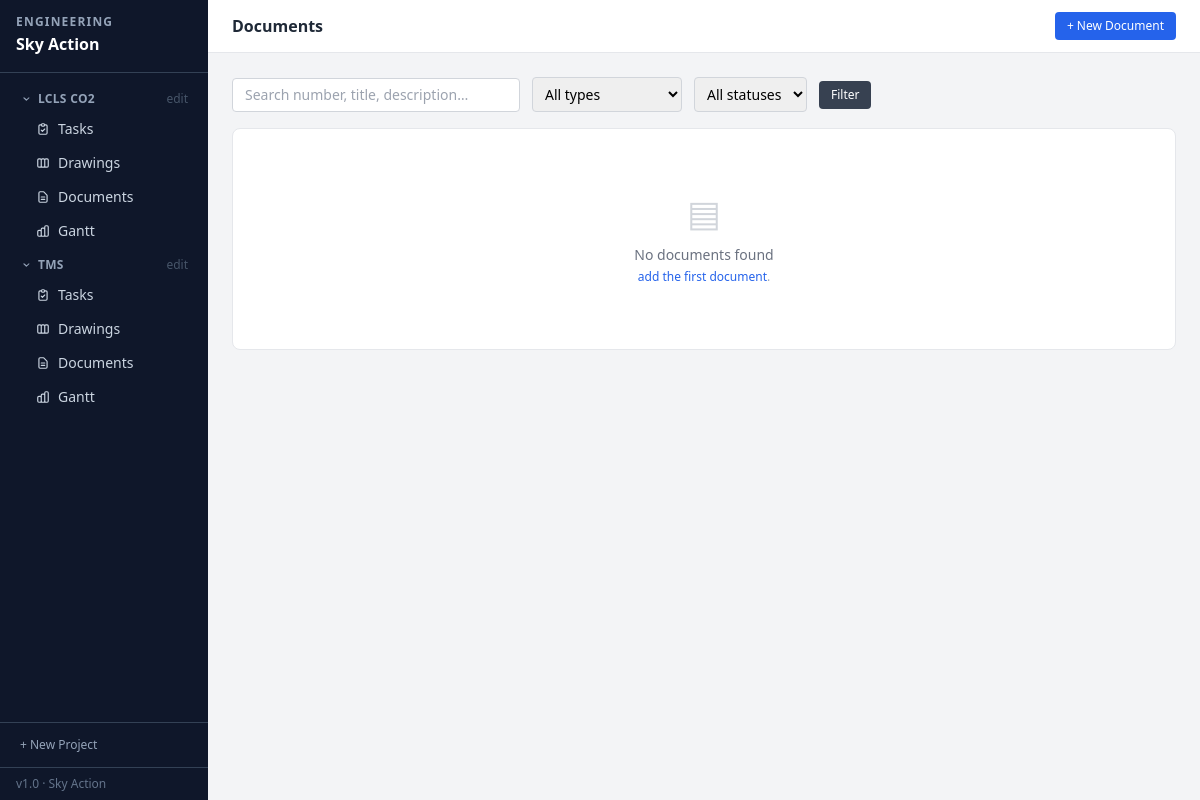
Page /documents on the earlier database version.
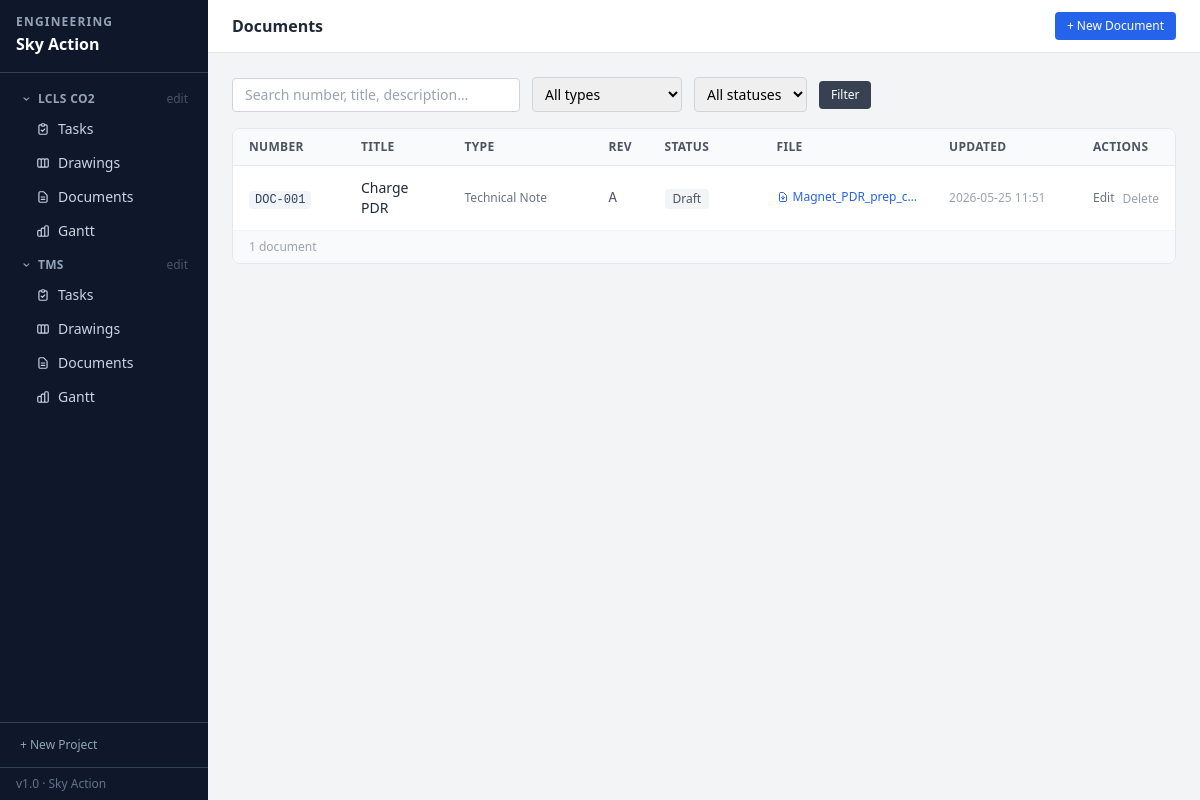
Same page on the later database version.
### tables this page shows
CREATE TABLE projects (
    id          INTEGER PRIMARY KEY AUTOINCREMENT,
    name        TEXT NOT NULL,
    description TEXT DEFAULT '',
    status      TEXT NOT NULL DEFAULT 'Active',
    created_at  TEXT NOT NULL DEFAULT (datetime('now','localtime')),
    updated_at  TEXT NOT NULL DEFAULT (datetime('now','localtime'))
);

CREATE TABLE documents (
    id          INTEGER PRIMARY KEY AUTOINCREMENT,
    number      TEXT UNIQUE NOT NULL,
    title       TEXT NOT NULL,
    doc_type    TEXT NOT NULL DEFAULT 'Technical Note',
    revision    TEXT NOT NULL DEFAULT 'A',
    status      TEXT NOT NULL DEFAULT 'Draft',
    description TEXT DEFAULT '',
    filename    TEXT,
    orig_name   TEXT,
    created_at  TEXT NOT NULL DEFAULT (datetime('now','localtime')),
    updated_at  TEXT NOT NULL DEFAULT (datetime('now','localtime'))
, project_id INTEGER REFERENCES projects(id) ON DELETE SET NULL);

### app.py (the view)
@app.route('/documents')
def documents():
    db = get_db()
    q       = request.args.get('q', '').strip()
    sf      = request.args.get('status', '')
    tf      = request.args.get('type', '')
    pj_name = request.args.get('project_name', '')
    sql = "SELECT * FROM documents"
    params, where = [], []
    if pj_name:
        pj_row = db.execute("SELECT id FROM projects WHERE name=?", (pj_name,)).fetchone()
        if pj_row:
            where.append("project_id=?"); params.append(pj_row[0])
    if q:
        where.append("(number LIKE ? OR title LIKE ? OR description LIKE ?)")
        params += [f'%{q}%'] * 3
    if sf:
        where.append("status=?"); params.append(sf)
    if tf:
        where.append("doc_type=?"); params.append(tf)
    if where:
        sql += " WHERE " + " AND ".join(where)
    sql += " ORDER BY number"
    rows = db.execute(sql, params).fetchall()
    return render_template('documents.html', documents=rows, q=q,
                           status_filter=sf, type_filter=tf, project_filter=pj_name)

### app.py (called while the page is built)
def get_db():
    if 'db' not in g:
        g.db = sqlite3.connect(str(DB_PATH))
        g.db.row_factory = sqlite3.Row
        g.db.execute("PRAGMA foreign_keys = ON")
    return g.db

@app.context_processor
def inject_globals():
    from datetime import date
    projects = get_db().execute("SELECT * FROM projects ORDER BY name").fetchall()
    return {'now': date.today().isoformat(), 'all_projects': projects}

@app.template_filter('status_badge')
def status_badge(s):
    cls = STATUS_COLORS.get(s, 'bg-gray-100 text-gray-600')
    return Markup(f'<span class="inline-flex items-center text-xs font-medium px-2 py-0.5 rounded {cls}">{s}</span>')

### templates/documents.html (shortened to what this page needs)
{% extends "base.html" %}
{% block header %}Documents{% endblock %}
{% block header_actions %}
  <a href="{{ url_for('document_new', project_name=project_filter) }}"
     class="bg-blue-600 hover:bg-blue-700 text-white text-xs font-medium px-3 py-1.5 rounded transition-colors">
    + New Document
  </a>
{% endblock %}
{% block content %}
<form method="get" class="flex items-center gap-3 mb-4 flex-wrap">
  <input type="text" name="q" value="{{ q }}" placeholder="Search number, title, description…"
         class="border border-gray-300 rounded px-3 py-1.5 text-sm w-72 focus:outline-none focus:ring-2 focus:ring-blue-400">
  <select name="type" class="border border-gray-300 rounded px-2 py-1.5 text-sm focus:outline-none focus:ring-2 focus:ring-blue-400">
    <option value="">All types</option>
  </select>
  <select name="status" class="border border-gray-300 rounded px-2 py-1.5 text-sm focus:outline-none focus:ring-2 focus:ring-blue-400">
    <option value="">All statuses</option>
  </select>
  <button type="submit" class="bg-gray-700 hover:bg-gray-800 text-white text-xs font-medium px-3 py-1.5 rounded transition-colors">
    Filter
  </button>
</form>
<div class="bg-white rounded-lg border border-gray-200 overflow-hidden">
  {% if documents %}
  <table class="w-full text-sm">
    <thead>
      <tr class="bg-gray-50 border-b border-gray-200 text-left">
        <th class="px-4 py-2.5 font-semibold text-gray-600 text-xs uppercase tracking-wide w-28">Number</th>
        <th class="px-4 py-2.5 font-semibold text-gray-600 text-xs uppercase tracking-wide">Title</th>
        <th class="px-4 py-2.5 font-semibold text-gray-600 text-xs uppercase tracking-wide w-36">Type</th>
        <th class="px-4 py-2.5 font-semibold text-gray-600 text-xs uppercase tracking-wide w-14">Rev</th>
        <th class="px-4 py-2.5 font-semibold text-gray-600 text-xs uppercase tracking-wide w-28">Status</th>
        <th class="px-4 py-2.5 font-semibold text-gray-600 text-xs uppercase tracking-wide w-24">File</th>
        <th class="px-4 py-2.5 font-semibold text-gray-600 text-xs uppercase tracking-wide w-36">Updated</th>
        <th class="px-4 py-2.5 font-semibold text-gray-600 text-xs uppercase tracking-wide w-24">Actions</th>
      </tr>
    </thead>
    <tbody class="divide-y divide-gray-100">
      {% for d in documents %}
      <tr class="hover:bg-gray-50 transition-colors">
        <td class="px-4 py-3">
          <span class="font-mono text-xs bg-slate-100 text-slate-700 px-1.5 py-0.5 rounded">{{ d.number }}</span>
        </td>
        <td class="px-4 py-3">
          <a href="{{ url_for('document_edit', id=d.id) }}"
             class="font-medium text-gray-800 hover:text-blue-600">{{ d.title }}</a>
        </td>
        <td class="px-4 py-3 text-xs text-gray-500">{{ d.doc_type }}</td>
        <td class="px-4 py-3 font-mono text-gray-600">{{ d.revision }}</td>
        <td class="px-4 py-3">{{ d.status | status_badge }}</td>
        <td class="px-4 py-3">
          {% if d.filename %}
            <a href="{{ url_for('document_file', id=d.id) }}"
               class="text-xs text-blue-600 hover:underline inline-flex items-center gap-1">
              <svg class="w-3 h-3" fill="none" stroke="currentColor" viewBox="0 0 24 24">
                <path stroke-linecap="round" stroke-linejoin="round" stroke-width="2"
                      d="M12 10v6m0 0l-3-3m3 3l3-3m2 8H7a2 2 0 01-2-2V5a2 2 0 012-2h5.586a1 1 0 01.707.293l5.414 5.414a1 1 0 01.293.707V19a2 2 0 01-2 2z"/>
              </svg>
              {{ d.orig_name | truncate(18, True, '…') }}
            </a>
          {% else %}
            <span class="text-xs text-gray-300">—</span>
          {% endif %}
        </td>
        <td class="px-4 py-3 text-xs text-gray-400">{{ d.updated_at[:16] }}</td>
        <td class="px-4 py-3">
          <div class="flex items-center gap-2">
            <a href="{{ url_for('document_edit', id=d.id) }}"
               class="text-xs text-gray-500 hover:text-blue-600 font-medium">Edit</a>
            <form action="{{ url_for('document_delete', id=d.id) }}" method="post"
                  onsubmit="return confirm('Delete document {{ d.number }}?')">
              <button type="submit" class="text-xs text-gray-400 hover:text-red-600 font-medium">Delete</button>
            </form>
          </div>
        </td>
      </tr>
      {% endfor %}
    </tbody>
  </table>
  <div class="px-4 py-2 border-t border-gray-100 bg-gray-50 text-xs text-gray-400">
    {{ documents | length }} document{% if documents | length != 1 %}s{% endif %}
  </div>
  {% else %}
  <div class="py-16 text-center">
    <div class="text-gray-300 text-4xl mb-3">▤</div>
    <div class="text-gray-500 font-medium">No documents found</div>
    <div class="text-gray-400 text-xs mt-1">
      <a href="{{ url_for('document_new') }}" class="text-blue-600 hover:underline">add the first document</a>.
    </div>
  </div>
  {% endif %}
</div>
{% endblock %}

### templates/base.html (shortened to what this page needs)
<!DOCTYPE html>
<html lang="en">
<head>
  <script src="https://cdn.tailwindcss.com"></script>
</head>
<body class="bg-gray-100 min-h-screen flex text-sm">
  <nav class="w-52 bg-slate-900 text-white flex flex-col min-h-screen flex-shrink-0 fixed top-0 left-0 h-full z-10">
    <div class="px-4 py-4 border-b border-slate-700">
      <div class="text-xs font-bold text-slate-400 uppercase tracking-widest leading-none">Engineering</div>
      <div class="text-base font-bold text-white mt-1">Sky Action</div>
    </div>
    <ul class="flex-1 p-2 space-y-1 mt-1 overflow-y-auto">
      {% for proj in all_projects %}
      {% set active_proj = request.args.get('project_name') == proj.name %}
      <li>
        <button onclick="toggleProj({{ proj.id }}, this)"
                class="w-full flex items-center gap-1.5 px-3 py-1.5 rounded text-xs font-semibold uppercase tracking-wide transition-colors
                       {% if active_proj %}text-white{% else %}text-slate-400 hover:text-white{% endif %}">
          <svg id="chev-{{ proj.id }}" class="w-3 h-3 flex-shrink-0" style="transform:rotate(90deg);transition:transform 0.15s" fill="currentColor" viewBox="0 0 20 20">
            <path fill-rule="evenodd" d="M7.293 4.707a1 1 0 011.414 0l4 4a1 1 0 010 1.414l-4 4a1 1 0 01-1.414-1.414L10.586 9 7.293 5.707a1 1 0 010-1.414z" clip-rule="evenodd"/>
          </svg>
          {{ proj.name }}
          <a href="{{ url_for('project_edit', id=proj.id) }}"
             onclick="event.stopPropagation()"
             class="ml-auto text-slate-600 hover:text-slate-300 text-xs font-normal normal-case tracking-normal">edit</a>
        </button>
        <ul id="proj-{{ proj.id }}" class="ml-4 space-y-0.5 mb-1">
          <li>
            <a href="{{ url_for('tasks', project_name=proj.name) }}"
               class="flex items-center gap-2 px-3 py-1.5 rounded text-sm font-medium transition-colors
                      {% if 'task' in (request.endpoint or '') and active_proj %}bg-slate-600 text-white{% else %}text-slate-300 hover:bg-slate-700 hover:text-white{% endif %}">
              <svg class="w-3.5 h-3.5 flex-shrink-0" fill="none" stroke="currentColor" viewBox="0 0 24 24">
                <path stroke-linecap="round" stroke-linejoin="round" stroke-width="2" d="M9 5H7a2 2 0 00-2 2v12a2 2 0 002 2h10a2 2 0 002-2V7a2 2 0 00-2-2h-2M9 5a2 2 0 002 2h2a2 2 0 002-2M9 5a2 2 0 012-2h2a2 2 0 012 2m-6 9l2 2 4-4"/>
              </svg>
              Tasks
            </a>
          </li>
          <li>
            <a href="{{ url_for('drawings', project_name=proj.name) }}"
               class="flex items-center gap-2 px-3 py-1.5 rounded text-sm font-medium transition-colors
                      {% if 'drawing' in (request.endpoint or '') and active_proj %}bg-slate-600 text-white{% else %}text-slate-300 hover:bg-slate-700 hover:text-white{% endif %}">
              Drawings
            </a>
          </li>
          <li>
            <a href="{{ url_for('documents', project_name=proj.name) }}"
               class="flex items-center gap-2 px-3 py-1.5 rounded text-sm font-medium transition-colors
                      {% if 'document' in (request.endpoint or '') and active_proj %}bg-slate-600 text-white{% else %}text-slate-300 hover:bg-slate-700 hover:text-white{% endif %}">
              <svg class="w-3.5 h-3.5 flex-shrink-0" fill="none" stroke="currentColor" viewBox="0 0 24 24">
                <path stroke-linecap="round" stroke-linejoin="round" stroke-width="2" d="M9 12h6m-6 4h6m2 5H7a2 2 0 01-2-2V5a2 2 0 012-2h5.586a1 1 0 01.707.293l5.414 5.414a1 1 0 01.293.707V19a2 2 0 01-2 2z"/>
              </svg>
              Documents
            </a>
          </li>
          <li>
            <a href="{{ url_for('gantt', project_name=proj.name) }}"
               class="flex items-center gap-2 px-3 py-1.5 rounded text-sm font-medium transition-colors
                      {% if request.endpoint == 'gantt' and active_proj %}bg-slate-600 text-white{% else %}text-slate-300 hover:bg-slate-700 hover:text-white{% endif %}">
              Gantt
            </a>
          </li>
        </ul>
      </li>
      {% else %}
      <li class="px-3 py-2 text-xs text-slate-500 italic">No projects yet.</li>
      {% endfor %}
    </ul>
    <div class="px-2 py-2 border-t border-slate-700">
      <a href="{{ url_for('project_new') }}"
         class="flex items-center gap-2 px-3 py-1.5 rounded text-xs text-slate-400 hover:text-white hover:bg-slate-700 transition-colors">
        + New Project
      </a>
    </div>
    <div class="px-4 py-2 border-t border-slate-700 text-xs text-slate-500">v1.0 · Sky Action</div>
  </nav>
  <div class="flex-1 flex flex-col min-h-screen ml-52">
    <header class="bg-white border-b border-gray-200 px-6 py-3 flex items-center gap-3 sticky top-0 z-10">
      <h1 class="text-base font-semibold text-gray-800">{% block header %}{% endblock %}</h1>
      <div class="flex items-center gap-2">{% block header_actions %}{% endblock %}</div>
    </header>
    <main class="flex-1 p-6">
      {% block content %}{% endblock %}
    </main>
  </div>
</body>
</html>

Differences in the rows shown:
added documents: number "DOC-001", title "Charge PDR", doc_type "Technical Note", revision "A", status|status_badge "Draft", orig_name "Magnet_PDR_prep_c…", updated_at "2026-05-25 11:51"
Other differences:
{{ documents | length }}: (not shown) → "1"
text no longer shown: "▤ No documents found add the first document ."
text now shown: "NUMBER TITLE TYPE REV STATUS FILE UPDATED ACTIONS document"
